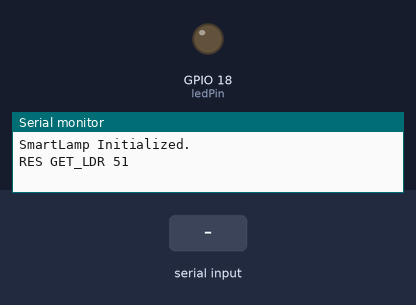
The sketch below on a simulated ESP32. Parts: output pins drawn as LEDs (lit = HIGH), the last lines printed to the serial monitor. The test bench sets the inputs (shaded band).

Above: at 1.2 s.
1.3 s: "SET_LED 45\n" received over Serial
At 2.3 s:
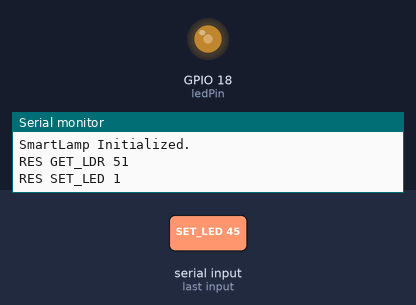
2.8 s: "GET_LED\n" received over Serial
Timing chart, 0 to 5.8 s (numbered marks = the images above; inputs shaded):
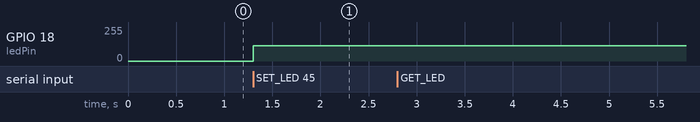

Measured:
- after the input at 1.3 s, GPIO 18 (ledPin): 0/255 → 114/255 at once

The sketch:

smartlamp.ino
```cpp
// Defina os pinos de LED e LDR
// Defina uma variável com valor máximo do LDR (4000)
// Defina uma variável para guardar o valor atual do LED (10)

int ledPin = 18;
int ldrPin = 33;
int ledValue = 10;
int ldrMax = 4000;
void ledUpdate();
int ldrGetValue();
void processCommand(String command);


void setup() {
    Serial.begin(9600);

    pinMode(ledPin, OUTPUT);
    pinMode(ldrPin, INPUT);

    Serial.printf("SmartLamp Initialized.\n");
    processCommand("GET_LDR\n");

}

// Função loop será executada infinitamente pelo ESP32
void loop() {
    if (Serial.available() > 0) {
        String command = Serial.readStringUntil('\n');

        if (command.length() > 0) {
            processCommand(command);
        }
    }
}
void processCommand(String command) {
    command.trim();

    // Processa o comando GET_LDR
    if (command.startsWith("GET_LDR")) {
        int ldrVal = ldrGetValue();
        Serial.printf("RES GET_LDR %d\n", ldrVal);
    }
    // Processa o comando SET_LED X
    else if (command.startsWith("SET_LED")) {
        int spaceIdx = command.indexOf(' ');
        if (spaceIdx != -1) {
            int val = command.substring(spaceIdx + 1).toInt();
            ledValue = constrain(val, 0, 100); // Garante escala entre 0 e 100
            ledUpdate();
            Serial.printf("RES SET_LED 1\n");
        } else {
            Serial.printf("RES SET_LED -1\n");
        }
    }
    // Processa o comando GET_LED
    else if (command.startsWith("GET_LED")) {
        Serial.printf("RES GET_LED %d\n", ledValue);
    }
}

// Função para atualizar o valor do LED
void ledUpdate() {

   int pwmValue = map(ledValue, 0, 100, 0, 255);
    pwmValue = constrain(pwmValue, 0, 255);
    analogWrite(ledPin, pwmValue);
}

// Função para ler o valor do LDR
int ldrGetValue() {
   // Leia o sensor LDR e retorne o valor normalizado entre 0 e 100
    int rawValue = analogRead(ldrPin);
    // Normalização usando o valor ldrMax (4000)
    int normalizedValue = map(rawValue, 0, ldrMax, 0, 100);
    // Garante que o retorno fique estritamente no intervalo [0, 100]
    return constrain(normalizedValue, 0, 100);
}
```
